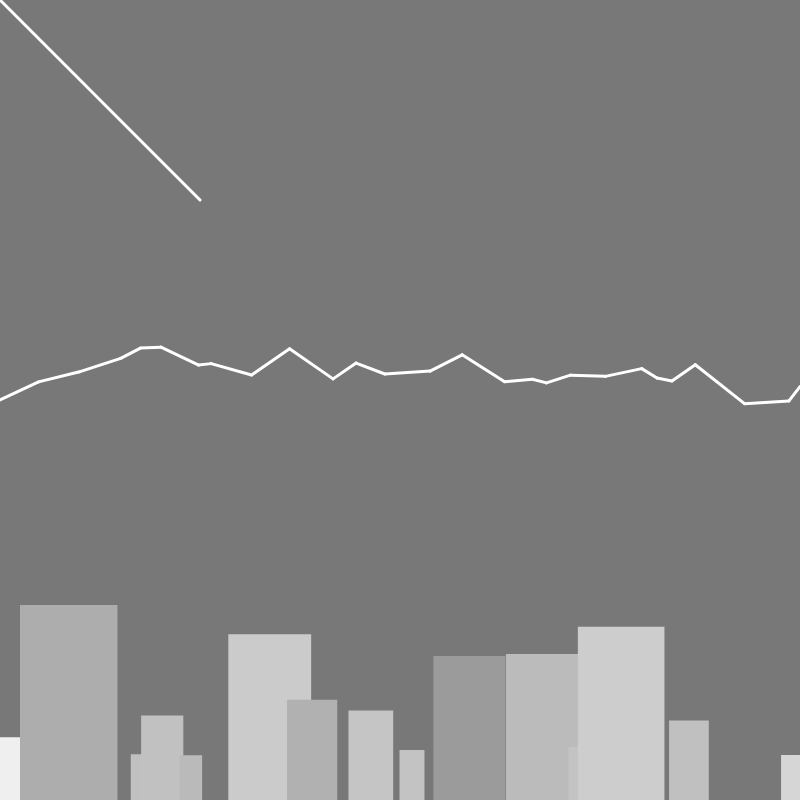
Frame 1 (no input)
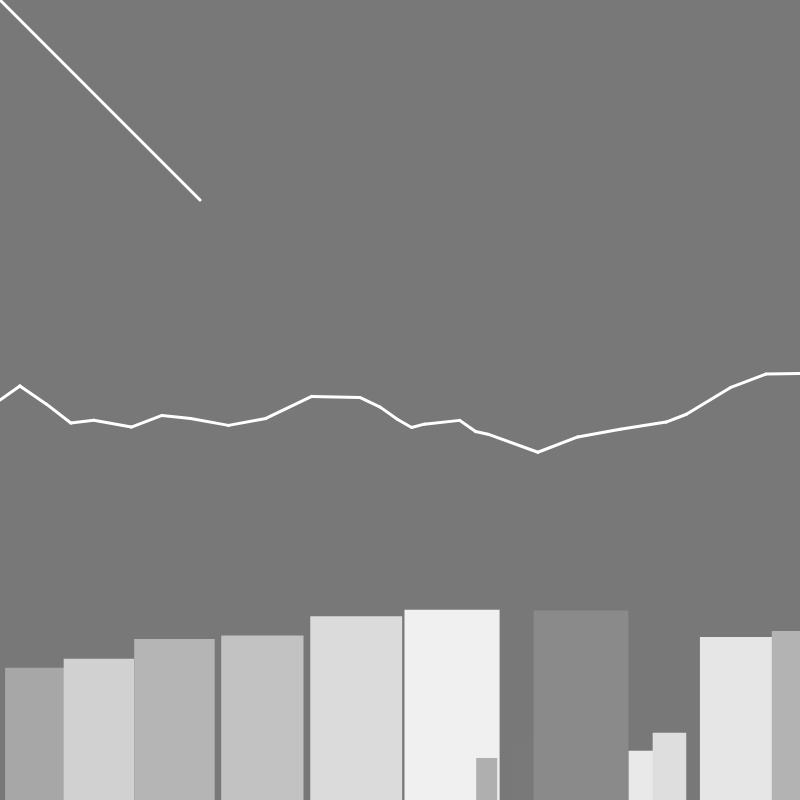
Frame 2 (the mouse pressed at the canvas centre, redrawn once)

The p5.js sketch that drew these frames (run headless with seeded random() and noise() and a simulated clock; the mouse was pressed at the canvas centre and the sketch redrawn once):

// p5.js sketch
// ── sketch.js
let w = 800;

function setup() {
  // put setup code here
  createCanvas(w, w);
  noLoop();
}

function draw() {
  background(120);
  
  let minWidth = 10;
  let maxWidth = 50;
  let currX = 0;
  let currY = w / 2;
  stroke(255);
  strokeWeight(3);
  line(0,0,200,200);
  while (currX < w)
  {
    let stepWidth = random(minWidth, maxWidth);
    let stepHeight = 0.8* random(-stepWidth,stepWidth);
    if ((currY + stepHeight) < 0 || (currY + stepHeight) > w)
      stepHeight = -stepHeight;
    
    line(currX,currY, (currX + stepWidth < w)?currX+stepWidth:w, currY + stepHeight);
    currX += stepWidth;
    

    currY += stepHeight;
    

  }
  drawHouses();
  // put drawing code here
}

function drawHouses()
{
    
    strokeWeight(2);
    //stroke('blue');
    noStroke();
    let minWidth = 20;
    let maxWidth = 100;
    let currX = 0;
    rectMode(CORNER);
    while (currX < w)
    {
      let width = random(minWidth, maxWidth);
      // if (currX + width > w)
      // {
      //   width = currX-w;
      // }
      let colorFill = random(120,240);
      let height = width * 2;
      let overlap = random(-5,5);
      fill(colorFill);
      rect(currX+overlap*3,w-height,width,height);
      currX += width;
      console.log(currX);
    }
}
